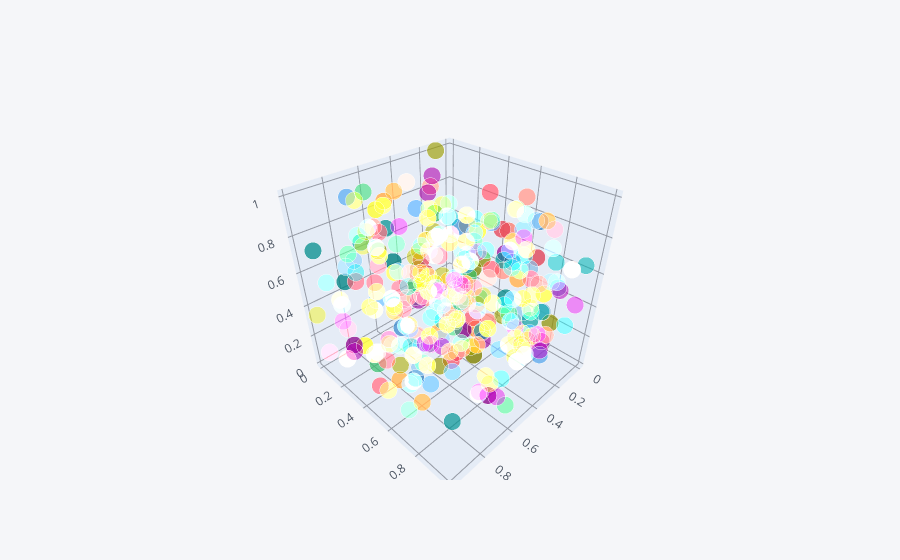

The code cell stored with this chart in its notebook:
### Code cell
df.iplot(x='a',y='b',z='c',kind='scatter3d')

### Figure 1 — Plotly figure (JSON) as saved in the notebook; plotly's stock layout.template omitted (floating-point values rounded to 4 significant figures; data arrays with more than 128 entries replaced by an {"elided": "..."} marker saying what was removed)
{"data": [{"marker": {"color": {"elided": "300 str values"}, "opacity": 0.8, "size": {"elided": "300 int values"}, "symbol": "circle"}, "mode": "markers", "text": {"elided": "300 str values"}, "type": "scatter3d", "x": {"elided": "300 float values"}, "y": {"elided": "300 float values"}, "z": {"elided": "300 float values"}}], "layout": {"legend": {"bgcolor": "#F5F6F9", "font": {"color": "#4D5663"}}, "paper_bgcolor": "#F5F6F9", "plot_bgcolor": "#F5F6F9", "scene": {"xaxis": {"gridcolor": "#9499A3", "showgrid": true, "tickfont": {"color": "#4D5663"}, "title": {"font": {"color": "#4D5663"}, "text": ""}, "zerolinecolor": "#9499A3"}, "yaxis": {"gridcolor": "#9499A3", "showgrid": true, "tickfont": {"color": "#4D5663"}, "title": {"font": {"color": "#4D5663"}, "text": ""}, "zerolinecolor": "#9499A3"}, "zaxis": {"gridcolor": "#9499A3", "showgrid": true, "tickfont": {"color": "#4D5663"}, "title": {"font": {"color": "#4D5663"}, "text": ""}, "zerolinecolor": "#9499A3"}}, "title": {"font": {"color": "#4D5663"}}}}
